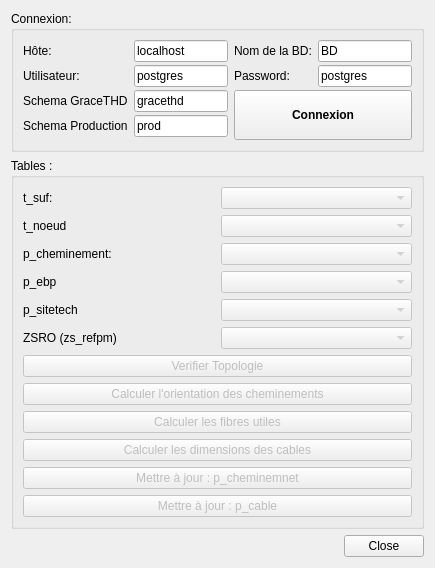
<?xml version="1.0" encoding="UTF-8"?>
<ui version="4.0">
 <class>AutomaticDimensioningDialog</class>
 <widget class="QDialog" name="AutomaticDimensioningDialog">
  <property name="geometry">
   <rect>
    <x>0</x>
    <y>0</y>
    <width>435</width>
    <height>541</height>
   </rect>
  </property>
  <property name="windowTitle">
   <string>Automatic Dimensioning</string>
  </property>
  <layout class="QGridLayout" name="gridLayout_8">
   <item row="0" column="0">
    <layout class="QGridLayout" name="gridLayout_7">
     <item row="1" column="0">
      <widget class="QGroupBox" name="groupBox_2">
       <property name="title">
        <string>Tables :</string>
       </property>
       <layout class="QGridLayout" name="gridLayout_5">
        <item row="7" column="0">
         <widget class="QPushButton" name="pushButton_mettre_a_jour_chemin">
          <property name="enabled">
           <bool>false</bool>
          </property>
          <property name="text">
           <string>Mettre à jour : p_cheminemnet</string>
          </property>
         </widget>
        </item>
        <item row="5" column="0">
         <widget class="QPushButton" name="pushButton_fibres_utiles">
          <property name="enabled">
           <bool>false</bool>
          </property>
          <property name="text">
           <string>Calculer les fibres utiles</string>
          </property>
         </widget>
        </item>
        <item row="4" column="0">
         <widget class="QPushButton" name="pushButton_orientation">
          <property name="enabled">
           <bool>false</bool>
          </property>
          <property name="text">
           <string>Calculer l'orientation des cheminements</string>
          </property>
         </widget>
        </item>
        <item row="0" column="0">
         <layout class="QGridLayout" name="gridLayout_4">
          <item row="0" column="1">
           <widget class="QComboBox" name="comboBox_suf">
            <property name="enabled">
             <bool>false</bool>
            </property>
            <property name="sizeAdjustPolicy">
             <enum>QComboBox::AdjustToContents</enum>
            </property>
           </widget>
          </item>
          <item row="0" column="0">
           <widget class="QLabel" name="label_4">
            <property name="text">
             <string>t_suf:</string>
            </property>
           </widget>
          </item>
          <item row="1" column="1">
           <widget class="QComboBox" name="comboBox_noeud">
            <property name="enabled">
             <bool>false</bool>
            </property>
           </widget>
          </item>
          <item row="3" column="0">
           <widget class="QLabel" name="label_6">
            <property name="text">
             <string>p_ebp</string>
            </property>
           </widget>
          </item>
          <item row="2" column="0">
           <widget class="QLabel" name="label_5">
            <property name="text">
             <string>p_cheminement:</string>
            </property>
           </widget>
          </item>
          <item row="2" column="1">
           <widget class="QComboBox" name="comboBox_cheminement">
            <property name="enabled">
             <bool>false</bool>
            </property>
           </widget>
          </item>
          <item row="1" column="0">
           <widget class="QLabel" name="label_2">
            <property name="text">
             <string>t_noeud</string>
            </property>
           </widget>
          </item>
          <item row="4" column="1">
           <widget class="QComboBox" name="comboBox_sitetech">
            <property name="enabled">
             <bool>false</bool>
            </property>
           </widget>
          </item>
          <item row="3" column="1">
           <widget class="QComboBox" name="comboBox_ebp">
            <property name="enabled">
             <bool>false</bool>
            </property>
           </widget>
          </item>
          <item row="4" column="0">
           <widget class="QLabel" name="label">
            <property name="text">
             <string>p_sitetech</string>
            </property>
           </widget>
          </item>
          <item row="5" column="1">
           <widget class="QComboBox" name="comboBox_zs_refpm">
            <property name="enabled">
             <bool>false</bool>
            </property>
           </widget>
          </item>
          <item row="5" column="0">
           <widget class="QLabel" name="label_12">
            <property name="text">
             <string>ZSRO (zs_refpm)</string>
            </property>
           </widget>
          </item>
         </layout>
        </item>
        <item row="8" column="0">
         <widget class="QPushButton" name="pushButton_mettre_a_jour_cable">
          <property name="enabled">
           <bool>false</bool>
          </property>
          <property name="text">
           <string>Mettre à jour : p_cable</string>
          </property>
         </widget>
        </item>
        <item row="6" column="0">
         <widget class="QPushButton" name="pushButton_dimensions">
          <property name="enabled">
           <bool>false</bool>
          </property>
          <property name="text">
           <string>Calculer les dimensions des cables</string>
          </property>
         </widget>
        </item>
        <item row="3" column="0">
         <widget class="QPushButton" name="pushButton_verifier_topologie">
          <property name="enabled">
           <bool>false</bool>
          </property>
          <property name="text">
           <string>Verifier Topologie</string>
          </property>
         </widget>
        </item>
       </layout>
      </widget>
     </item>
     <item row="0" column="0">
      <widget class="QGroupBox" name="groupBox_3">
       <property name="title">
        <string>Connexion:</string>
       </property>
       <layout class="QGridLayout" name="gridLayout_6">
        <item row="0" column="0">
         <layout class="QGridLayout" name="gridLayout_2" rowstretch="0,0,0,0,0" columnstretch="0,0,0,0">
          <property name="verticalSpacing">
           <number>3</number>
          </property>
          <item row="3" column="0">
           <widget class="QLabel" name="label_11">
            <property name="text">
             <string>Schema Production</string>
            </property>
           </widget>
          </item>
          <item row="0" column="2">
           <widget class="QLabel" name="label_8">
            <property name="text">
             <string>Nom de la BD:</string>
            </property>
           </widget>
          </item>
          <item row="0" column="1">
           <widget class="QLineEdit" name="lineEdit_Host">
            <property name="toolTip">
             <string>Ici saisir le Hôte, ex: 10.256.130.01</string>
            </property>
            <property name="inputMask">
             <string/>
            </property>
            <property name="text">
             <string>localhost</string>
            </property>
            <property name="placeholderText">
             <string/>
            </property>
           </widget>
          </item>
          <item row="1" column="0">
           <widget class="QLabel" name="label_9">
            <property name="text">
             <string>Utilisateur:</string>
            </property>
           </widget>
          </item>
          <item row="0" column="3">
           <widget class="QLineEdit" name="lineEdit_BD">
            <property name="toolTip">
             <string>Ici saisir le nom de la Base de données, ex: GRACE_THD</string>
            </property>
            <property name="text">
             <string>BD</string>
            </property>
           </widget>
          </item>
          <item row="1" column="3">
           <widget class="QLineEdit" name="lineEdit_Password">
            <property name="toolTip">
             <string>Ici saisir le mot de passe de la Base</string>
            </property>
            <property name="autoFillBackground">
             <bool>false</bool>
            </property>
            <property name="inputMethodHints">
             <set>Qt::ImhExclusiveInputMask</set>
            </property>
            <property name="text">
             <string>postgres</string>
            </property>
            <property name="echoMode">
             <enum>QLineEdit::Normal</enum>
            </property>
           </widget>
          </item>
          <item row="1" column="1">
           <widget class="QLineEdit" name="lineEdit_User">
            <property name="toolTip">
             <string>Ici saisir le nom d'utilisateur de la BD, ex: postgres</string>
            </property>
            <property name="text">
             <string>postgres</string>
            </property>
           </widget>
          </item>
          <item row="0" column="0">
           <widget class="QLabel" name="label_10">
            <property name="text">
             <string>Hôte:</string>
            </property>
           </widget>
          </item>
          <item row="1" column="2">
           <widget class="QLabel" name="label_7">
            <property name="text">
             <string>Password:</string>
            </property>
           </widget>
          </item>
          <item row="2" column="0">
           <widget class="QLabel" name="label_3">
            <property name="text">
             <string>Schema GraceTHD</string>
            </property>
           </widget>
          </item>
          <item row="3" column="1">
           <widget class="QLineEdit" name="Schema_prod">
            <property name="toolTip">
             <string>Ici saisir le nom d'utilisateur de la BD, ex: postgres</string>
            </property>
            <property name="text">
             <string>prod</string>
            </property>
           </widget>
          </item>
          <item row="2" column="1">
           <widget class="QLineEdit" name="Schema_grace">
            <property name="text">
             <string>gracethd</string>
            </property>
           </widget>
          </item>
          <item row="2" column="2" rowspan="3" colspan="2">
           <widget class="QPushButton" name="pushButton_connexion">
            <property name="sizePolicy">
             <sizepolicy hsizetype="Minimum" vsizetype="Preferred">
              <horstretch>0</horstretch>
              <verstretch>0</verstretch>
             </sizepolicy>
            </property>
            <property name="maximumSize">
             <size>
              <width>16777215</width>
              <height>16777215</height>
             </size>
            </property>
            <property name="font">
             <font>
              <weight>75</weight>
              <bold>true</bold>
             </font>
            </property>
            <property name="autoFillBackground">
             <bool>false</bool>
            </property>
            <property name="text">
             <string>Connexion</string>
            </property>
            <property name="default">
             <bool>false</bool>
            </property>
            <property name="flat">
             <bool>false</bool>
            </property>
           </widget>
          </item>
         </layout>
        </item>
       </layout>
      </widget>
     </item>
    </layout>
   </item>
   <item row="1" column="0">
    <widget class="QDialogButtonBox" name="button_box">
     <property name="orientation">
      <enum>Qt::Horizontal</enum>
     </property>
     <property name="standardButtons">
      <set>QDialogButtonBox::Close</set>
     </property>
    </widget>
   </item>
  </layout>
 </widget>
 <resources/>
 <connections>
  <connection>
   <sender>button_box</sender>
   <signal>accepted()</signal>
   <receiver>AutomaticDimensioningDialog</receiver>
   <slot>accept()</slot>
   <hints>
    <hint type="sourcelabel">
     <x>20</x>
     <y>20</y>
    </hint>
    <hint type="destinationlabel">
     <x>20</x>
     <y>20</y>
    </hint>
   </hints>
  </connection>
  <connection>
   <sender>button_box</sender>
   <signal>rejected()</signal>
   <receiver>AutomaticDimensioningDialog</receiver>
   <slot>reject()</slot>
   <hints>
    <hint type="sourcelabel">
     <x>20</x>
     <y>20</y>
    </hint>
    <hint type="destinationlabel">
     <x>20</x>
     <y>20</y>
    </hint>
   </hints>
  </connection>
 </connections>
</ui>
